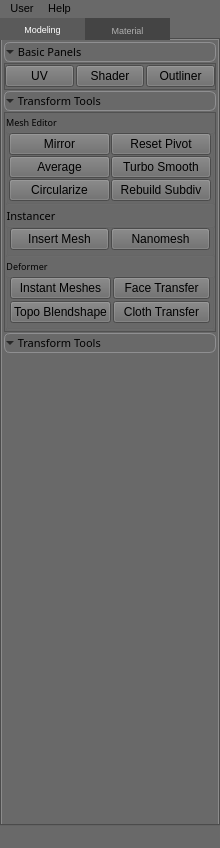
<?xml version="1.0" encoding="UTF-8"?>
<ui version="4.0">
 <class>LDMT_mainUI</class>
 <widget class="QMainWindow" name="LDMT_mainUI">
  <property name="geometry">
   <rect>
    <x>0</x>
    <y>0</y>
    <width>220</width>
    <height>848</height>
   </rect>
  </property>
  <property name="minimumSize">
   <size>
    <width>220</width>
    <height>200</height>
   </size>
  </property>
  <property name="maximumSize">
   <size>
    <width>300</width>
    <height>16777215</height>
   </size>
  </property>
  <property name="font">
   <font>
    <family>Segoe UI</family>
   </font>
  </property>
  <property name="windowTitle">
   <string>MainWindow</string>
  </property>
  <property name="styleSheet">
   <string notr="true">background-color: DimGrey;
</string>
  </property>
  <widget class="QWidget" name="LDMT_centralWidget">
   <property name="font">
    <font>
     <family>Segoe UI</family>
    </font>
   </property>
   <property name="styleSheet">
    <string notr="true">QWidget#LDMT_centralWidget{background-color: DimGrey;}</string>
   </property>
   <layout class="QVBoxLayout" name="verticalLayout">
    <property name="spacing">
     <number>0</number>
    </property>
    <property name="leftMargin">
     <number>0</number>
    </property>
    <property name="topMargin">
     <number>0</number>
    </property>
    <property name="rightMargin">
     <number>0</number>
    </property>
    <property name="bottomMargin">
     <number>0</number>
    </property>
    <item>
     <widget class="QTabWidget" name="LDMT_tabWidget">
      <property name="minimumSize">
       <size>
        <width>0</width>
        <height>100</height>
       </size>
      </property>
      <property name="font">
       <font>
        <family>Segoe UI Symbol</family>
        <pointsize>7</pointsize>
       </font>
      </property>
      <property name="styleSheet">
       <string notr="true">QTabWidget{background-color: DimGrey;}
QTabBar::tab {
    background-color: rgb(68,68,68); 
	width:85px;
	height: 22px;
	color: rgb(175,175,175);
}
QTabBar::tab:hover {
	color: white;
}
QTabBar::tab:selected {
    background-color: rgb(90,90,90); 
	height: 22px;
	color: white;
	width:85px;
}
</string>
      </property>
      <property name="currentIndex">
       <number>0</number>
      </property>
      <widget class="QWidget" name="LDMT_modelingTab">
       <property name="font">
        <font>
         <family>Segoe UI</family>
         <pointsize>8</pointsize>
        </font>
       </property>
       <property name="styleSheet">
        <string notr="true">QPushButton{color: rgb(0,0,0);
background-color: rgb(93, 171, 133);
border-style: solid;
border-width:1px;
border-radius:4px;
}
QPushButton:hover{background-color: rgb(113,208,162)};
background-color: DimGrey;
</string>
       </property>
       <attribute name="title">
        <string>Modeling</string>
       </attribute>
       <layout class="QVBoxLayout" name="verticalLayout_2">
        <property name="spacing">
         <number>0</number>
        </property>
        <property name="leftMargin">
         <number>0</number>
        </property>
        <property name="topMargin">
         <number>0</number>
        </property>
        <property name="rightMargin">
         <number>0</number>
        </property>
        <property name="bottomMargin">
         <number>0</number>
        </property>
        <item>
         <widget class="QScrollArea" name="scrollArea">
          <property name="minimumSize">
           <size>
            <width>0</width>
            <height>0</height>
           </size>
          </property>
          <property name="font">
           <font>
            <family>Segoe UI</family>
           </font>
          </property>
          <property name="styleSheet">
           <string notr="true">QScrollArea{border-style: None;background-color: DimGrey;}
</string>
          </property>
          <property name="verticalScrollBarPolicy">
           <enum>Qt::ScrollBarAsNeeded</enum>
          </property>
          <property name="horizontalScrollBarPolicy">
           <enum>Qt::ScrollBarAlwaysOff</enum>
          </property>
          <property name="sizeAdjustPolicy">
           <enum>QAbstractScrollArea::AdjustIgnored</enum>
          </property>
          <property name="widgetResizable">
           <bool>true</bool>
          </property>
          <widget class="QWidget" name="scrollAreaWidgetContents">
           <property name="geometry">
            <rect>
             <x>0</x>
             <y>0</y>
             <width>214</width>
             <height>782</height>
            </rect>
           </property>
           <property name="font">
            <font>
             <family>Segoe UI</family>
            </font>
           </property>
           <property name="styleSheet">
            <string notr="true">background-color: DimGrey;</string>
           </property>
           <layout class="QVBoxLayout" name="verticalLayout_4">
            <property name="spacing">
             <number>1</number>
            </property>
            <property name="leftMargin">
             <number>2</number>
            </property>
            <property name="topMargin">
             <number>2</number>
            </property>
            <property name="rightMargin">
             <number>2</number>
            </property>
            <property name="bottomMargin">
             <number>3</number>
            </property>
            <item>
             <widget class="QToolButton" name="toolButton">
              <property name="sizePolicy">
               <sizepolicy hsizetype="Preferred" vsizetype="Preferred">
                <horstretch>0</horstretch>
                <verstretch>0</verstretch>
               </sizepolicy>
              </property>
              <property name="minimumSize">
               <size>
                <width>0</width>
                <height>20</height>
               </size>
              </property>
              <property name="maximumSize">
               <size>
                <width>300</width>
                <height>20</height>
               </size>
              </property>
              <property name="font">
               <font>
                <family>Segoe UI Semilight</family>
                <pointsize>8</pointsize>
                <weight>50</weight>
                <bold>false</bold>
               </font>
              </property>
              <property name="layoutDirection">
               <enum>Qt::LeftToRight</enum>
              </property>
              <property name="styleSheet">
               <string notr="true">QToolButton { /* all types of tool button */
    border: 1px solid #8f8f91;
    border-radius: 6px;
    background-color: qlineargradient(x1: 0, y1: 0, x2: 0, y2: 1,
                                      stop: 0 #f6f7fa, stop: 1 #dadbde);
}
QToolButton:pressed {
    background-color: qlineargradient(x1: 0, y1: 0, x2: 0, y2: 1,
                                      stop: 0 #dadbde, stop: 1 #f6f7fa);
}
QToolButton::down-arrow:on {
	left:10px;
}</string>
              </property>
              <property name="text">
               <string> Basic Panels</string>
              </property>
              <property name="iconSize">
               <size>
                <width>6</width>
                <height>6</height>
               </size>
              </property>
              <property name="popupMode">
               <enum>QToolButton::DelayedPopup</enum>
              </property>
              <property name="toolButtonStyle">
               <enum>Qt::ToolButtonTextBesideIcon</enum>
              </property>
              <property name="autoRaise">
               <bool>false</bool>
              </property>
              <property name="arrowType">
               <enum>Qt::DownArrow</enum>
              </property>
             </widget>
            </item>
            <item>
             <widget class="QFrame" name="frame">
              <property name="minimumSize">
               <size>
                <width>200</width>
                <height>24</height>
               </size>
              </property>
              <property name="maximumSize">
               <size>
                <width>16777215</width>
                <height>50</height>
               </size>
              </property>
              <property name="font">
               <font>
                <family>Segoe UI</family>
               </font>
              </property>
              <property name="styleSheet">
               <string notr="true"/>
              </property>
              <property name="frameShape">
               <enum>QFrame::StyledPanel</enum>
              </property>
              <property name="frameShadow">
               <enum>QFrame::Raised</enum>
              </property>
              <layout class="QGridLayout" name="gridLayout_3">
               <property name="leftMargin">
                <number>0</number>
               </property>
               <property name="topMargin">
                <number>1</number>
               </property>
               <property name="rightMargin">
                <number>0</number>
               </property>
               <property name="bottomMargin">
                <number>2</number>
               </property>
               <property name="spacing">
                <number>2</number>
               </property>
               <item row="0" column="2">
                <widget class="QPushButton" name="pushButton_2">
                 <property name="minimumSize">
                  <size>
                   <width>0</width>
                   <height>22</height>
                  </size>
                 </property>
                 <property name="maximumSize">
                  <size>
                   <width>16777215</width>
                   <height>22</height>
                  </size>
                 </property>
                 <property name="font">
                  <font>
                   <family>Segoe UI</family>
                  </font>
                 </property>
                 <property name="text">
                  <string>Shader</string>
                 </property>
                </widget>
               </item>
               <item row="0" column="3">
                <widget class="QPushButton" name="pushButton_3">
                 <property name="minimumSize">
                  <size>
                   <width>0</width>
                   <height>22</height>
                  </size>
                 </property>
                 <property name="maximumSize">
                  <size>
                   <width>16777215</width>
                   <height>22</height>
                  </size>
                 </property>
                 <property name="font">
                  <font>
                   <family>Segoe UI</family>
                  </font>
                 </property>
                 <property name="text">
                  <string>Outliner</string>
                 </property>
                </widget>
               </item>
               <item row="0" column="1">
                <widget class="QPushButton" name="pushButton">
                 <property name="minimumSize">
                  <size>
                   <width>0</width>
                   <height>22</height>
                  </size>
                 </property>
                 <property name="maximumSize">
                  <size>
                   <width>16777215</width>
                   <height>22</height>
                  </size>
                 </property>
                 <property name="font">
                  <font>
                   <family>Segoe UI</family>
                  </font>
                 </property>
                 <property name="styleSheet">
                  <string notr="true"/>
                 </property>
                 <property name="text">
                  <string>UV</string>
                 </property>
                </widget>
               </item>
              </layout>
             </widget>
            </item>
            <item>
             <widget class="QToolButton" name="toolButton_2">
              <property name="sizePolicy">
               <sizepolicy hsizetype="Preferred" vsizetype="Preferred">
                <horstretch>0</horstretch>
                <verstretch>0</verstretch>
               </sizepolicy>
              </property>
              <property name="minimumSize">
               <size>
                <width>0</width>
                <height>20</height>
               </size>
              </property>
              <property name="maximumSize">
               <size>
                <width>16777215</width>
                <height>20</height>
               </size>
              </property>
              <property name="font">
               <font>
                <family>Segoe UI Semilight</family>
                <pointsize>8</pointsize>
                <weight>50</weight>
                <bold>false</bold>
               </font>
              </property>
              <property name="layoutDirection">
               <enum>Qt::LeftToRight</enum>
              </property>
              <property name="styleSheet">
               <string notr="true">QToolButton { /* all types of tool button */
    border: 1px solid #8f8f91;
    border-radius: 6px;
    background-color: qlineargradient(x1: 0, y1: 0, x2: 0, y2: 1,
                                      stop: 0 #f6f7fa, stop: 1 #dadbde);
}
QToolButton:pressed {
    background-color: qlineargradient(x1: 0, y1: 0, x2: 0, y2: 1,
                                      stop: 0 #dadbde, stop: 1 #f6f7fa);
}
QToolButton::menu-arrow {
    top: 1px; left: 10px; /* shift it a bit */
}</string>
              </property>
              <property name="text">
               <string> Transform Tools</string>
              </property>
              <property name="iconSize">
               <size>
                <width>6</width>
                <height>6</height>
               </size>
              </property>
              <property name="toolButtonStyle">
               <enum>Qt::ToolButtonTextBesideIcon</enum>
              </property>
              <property name="autoRaise">
               <bool>false</bool>
              </property>
              <property name="arrowType">
               <enum>Qt::DownArrow</enum>
              </property>
             </widget>
            </item>
            <item>
             <widget class="QFrame" name="frame_2">
              <property name="sizePolicy">
               <sizepolicy hsizetype="Preferred" vsizetype="Preferred">
                <horstretch>0</horstretch>
                <verstretch>0</verstretch>
               </sizepolicy>
              </property>
              <property name="minimumSize">
               <size>
                <width>0</width>
                <height>0</height>
               </size>
              </property>
              <property name="maximumSize">
               <size>
                <width>16777215</width>
                <height>220</height>
               </size>
              </property>
              <property name="font">
               <font>
                <family>Segoe UI</family>
               </font>
              </property>
              <property name="frameShape">
               <enum>QFrame::StyledPanel</enum>
              </property>
              <property name="frameShadow">
               <enum>QFrame::Raised</enum>
              </property>
              <layout class="QVBoxLayout" name="verticalLayout_3">
               <property name="spacing">
                <number>1</number>
               </property>
               <property name="leftMargin">
                <number>0</number>
               </property>
               <property name="topMargin">
                <number>1</number>
               </property>
               <property name="rightMargin">
                <number>0</number>
               </property>
               <property name="bottomMargin">
                <number>1</number>
               </property>
               <item>
                <widget class="QGroupBox" name="groupBox_2">
                 <property name="sizePolicy">
                  <sizepolicy hsizetype="Preferred" vsizetype="Fixed">
                   <horstretch>0</horstretch>
                   <verstretch>0</verstretch>
                  </sizepolicy>
                 </property>
                 <property name="minimumSize">
                  <size>
                   <width>0</width>
                   <height>0</height>
                  </size>
                 </property>
                 <property name="maximumSize">
                  <size>
                   <width>16777215</width>
                   <height>100</height>
                  </size>
                 </property>
                 <property name="font">
                  <font>
                   <family>Segoe UI Semilight</family>
                   <pointsize>7</pointsize>
                  </font>
                 </property>
                 <property name="layoutDirection">
                  <enum>Qt::LeftToRight</enum>
                 </property>
                 <property name="autoFillBackground">
                  <bool>false</bool>
                 </property>
                 <property name="styleSheet">
                  <string notr="true"/>
                 </property>
                 <property name="title">
                  <string>Mesh Editor</string>
                 </property>
                 <layout class="QGridLayout" name="gridLayout_7">
                  <property name="leftMargin">
                   <number>1</number>
                  </property>
                  <property name="topMargin">
                   <number>0</number>
                  </property>
                  <property name="rightMargin">
                   <number>1</number>
                  </property>
                  <property name="bottomMargin">
                   <number>1</number>
                  </property>
                  <property name="spacing">
                   <number>1</number>
                  </property>
                  <item row="1" column="0">
                   <widget class="QPushButton" name="pushButton_13">
                    <property name="minimumSize">
                     <size>
                      <width>0</width>
                      <height>0</height>
                     </size>
                    </property>
                    <property name="maximumSize">
                     <size>
                      <width>16777215</width>
                      <height>22</height>
                     </size>
                    </property>
                    <property name="font">
                     <font>
                      <family>Segoe UI</family>
                     </font>
                    </property>
                    <property name="text">
                     <string>Mirror</string>
                    </property>
                   </widget>
                  </item>
                  <item row="3" column="1">
                   <widget class="QPushButton" name="pushButton_15">
                    <property name="minimumSize">
                     <size>
                      <width>0</width>
                      <height>0</height>
                     </size>
                    </property>
                    <property name="maximumSize">
                     <size>
                      <width>16777215</width>
                      <height>22</height>
                     </size>
                    </property>
                    <property name="font">
                     <font>
                      <family>Segoe UI</family>
                     </font>
                    </property>
                    <property name="text">
                     <string>Turbo Smooth</string>
                    </property>
                   </widget>
                  </item>
                  <item row="4" column="0">
                   <widget class="QPushButton" name="pushButton_10">
                    <property name="minimumSize">
                     <size>
                      <width>0</width>
                      <height>0</height>
                     </size>
                    </property>
                    <property name="maximumSize">
                     <size>
                      <width>16777215</width>
                      <height>22</height>
                     </size>
                    </property>
                    <property name="font">
                     <font>
                      <family>Segoe UI</family>
                     </font>
                    </property>
                    <property name="text">
                     <string>Circularize</string>
                    </property>
                   </widget>
                  </item>
                  <item row="1" column="1">
                   <widget class="QPushButton" name="pushButton_12">
                    <property name="minimumSize">
                     <size>
                      <width>0</width>
                      <height>0</height>
                     </size>
                    </property>
                    <property name="maximumSize">
                     <size>
                      <width>16777215</width>
                      <height>22</height>
                     </size>
                    </property>
                    <property name="font">
                     <font>
                      <family>Segoe UI</family>
                     </font>
                    </property>
                    <property name="text">
                     <string>Reset Pivot</string>
                    </property>
                   </widget>
                  </item>
                  <item row="3" column="0">
                   <widget class="QPushButton" name="pushButton_11">
                    <property name="minimumSize">
                     <size>
                      <width>0</width>
                      <height>0</height>
                     </size>
                    </property>
                    <property name="maximumSize">
                     <size>
                      <width>16777215</width>
                      <height>22</height>
                     </size>
                    </property>
                    <property name="font">
                     <font>
                      <family>Segoe UI</family>
                     </font>
                    </property>
                    <property name="text">
                     <string>Average</string>
                    </property>
                   </widget>
                  </item>
                  <item row="4" column="1">
                   <widget class="QPushButton" name="pushButton_18">
                    <property name="minimumSize">
                     <size>
                      <width>0</width>
                      <height>0</height>
                     </size>
                    </property>
                    <property name="maximumSize">
                     <size>
                      <width>16777215</width>
                      <height>22</height>
                     </size>
                    </property>
                    <property name="font">
                     <font>
                      <family>Segoe UI</family>
                     </font>
                    </property>
                    <property name="text">
                     <string>Rebuild Subdiv</string>
                    </property>
                   </widget>
                  </item>
                 </layout>
                </widget>
               </item>
               <item>
                <widget class="QGroupBox" name="groupBox_3">
                 <property name="sizePolicy">
                  <sizepolicy hsizetype="Preferred" vsizetype="Preferred">
                   <horstretch>0</horstretch>
                   <verstretch>0</verstretch>
                  </sizepolicy>
                 </property>
                 <property name="minimumSize">
                  <size>
                   <width>0</width>
                   <height>0</height>
                  </size>
                 </property>
                 <property name="maximumSize">
                  <size>
                   <width>16777215</width>
                   <height>100</height>
                  </size>
                 </property>
                 <property name="font">
                  <font>
                   <family>Segoe UI Semilight</family>
                   <pointsize>8</pointsize>
                  </font>
                 </property>
                 <property name="title">
                  <string>Instancer</string>
                 </property>
                 <layout class="QGridLayout" name="gridLayout_8">
                  <property name="leftMargin">
                   <number>2</number>
                  </property>
                  <property name="topMargin">
                   <number>0</number>
                  </property>
                  <property name="rightMargin">
                   <number>2</number>
                  </property>
                  <property name="bottomMargin">
                   <number>4</number>
                  </property>
                  <property name="spacing">
                   <number>2</number>
                  </property>
                  <item row="0" column="0">
                   <widget class="QPushButton" name="pushButton_14">
                    <property name="minimumSize">
                     <size>
                      <width>0</width>
                      <height>0</height>
                     </size>
                    </property>
                    <property name="maximumSize">
                     <size>
                      <width>16777215</width>
                      <height>22</height>
                     </size>
                    </property>
                    <property name="font">
                     <font>
                      <family>Segoe UI</family>
                     </font>
                    </property>
                    <property name="text">
                     <string>Insert Mesh</string>
                    </property>
                   </widget>
                  </item>
                  <item row="0" column="1">
                   <widget class="QPushButton" name="pushButton_16">
                    <property name="minimumSize">
                     <size>
                      <width>0</width>
                      <height>0</height>
                     </size>
                    </property>
                    <property name="maximumSize">
                     <size>
                      <width>16777215</width>
                      <height>22</height>
                     </size>
                    </property>
                    <property name="font">
                     <font>
                      <family>Segoe UI</family>
                     </font>
                    </property>
                    <property name="text">
                     <string>Nanomesh</string>
                    </property>
                   </widget>
                  </item>
                 </layout>
                </widget>
               </item>
               <item>
                <widget class="QGroupBox" name="groupBox">
                 <property name="sizePolicy">
                  <sizepolicy hsizetype="Preferred" vsizetype="Preferred">
                   <horstretch>0</horstretch>
                   <verstretch>0</verstretch>
                  </sizepolicy>
                 </property>
                 <property name="minimumSize">
                  <size>
                   <width>0</width>
                   <height>50</height>
                  </size>
                 </property>
                 <property name="maximumSize">
                  <size>
                   <width>16777215</width>
                   <height>100</height>
                  </size>
                 </property>
                 <property name="font">
                  <font>
                   <family>Segoe UI Semilight</family>
                   <pointsize>7</pointsize>
                  </font>
                 </property>
                 <property name="title">
                  <string>Deformer</string>
                 </property>
                 <layout class="QGridLayout" name="gridLayout">
                  <property name="leftMargin">
                   <number>2</number>
                  </property>
                  <property name="topMargin">
                   <number>0</number>
                  </property>
                  <property name="rightMargin">
                   <number>2</number>
                  </property>
                  <property name="bottomMargin">
                   <number>4</number>
                  </property>
                  <property name="spacing">
                   <number>2</number>
                  </property>
                  <item row="0" column="0">
                   <widget class="QPushButton" name="pushButton_17">
                    <property name="minimumSize">
                     <size>
                      <width>0</width>
                      <height>0</height>
                     </size>
                    </property>
                    <property name="maximumSize">
                     <size>
                      <width>16777215</width>
                      <height>22</height>
                     </size>
                    </property>
                    <property name="font">
                     <font>
                      <family>Segoe UI</family>
                     </font>
                    </property>
                    <property name="text">
                     <string>Instant Meshes</string>
                    </property>
                   </widget>
                  </item>
                  <item row="0" column="1">
                   <widget class="QPushButton" name="pushButton_36">
                    <property name="minimumSize">
                     <size>
                      <width>0</width>
                      <height>0</height>
                     </size>
                    </property>
                    <property name="maximumSize">
                     <size>
                      <width>16777215</width>
                      <height>22</height>
                     </size>
                    </property>
                    <property name="font">
                     <font>
                      <family>Segoe UI</family>
                     </font>
                    </property>
                    <property name="text">
                     <string>Face Transfer</string>
                    </property>
                   </widget>
                  </item>
                  <item row="1" column="0">
                   <widget class="QPushButton" name="pushButton_30">
                    <property name="minimumSize">
                     <size>
                      <width>0</width>
                      <height>0</height>
                     </size>
                    </property>
                    <property name="maximumSize">
                     <size>
                      <width>16777215</width>
                      <height>22</height>
                     </size>
                    </property>
                    <property name="font">
                     <font>
                      <family>Segoe UI</family>
                     </font>
                    </property>
                    <property name="text">
                     <string>Topo Blendshape</string>
                    </property>
                   </widget>
                  </item>
                  <item row="1" column="1">
                   <widget class="QPushButton" name="pushButton_33">
                    <property name="minimumSize">
                     <size>
                      <width>0</width>
                      <height>0</height>
                     </size>
                    </property>
                    <property name="maximumSize">
                     <size>
                      <width>16777215</width>
                      <height>22</height>
                     </size>
                    </property>
                    <property name="font">
                     <font>
                      <family>Segoe UI</family>
                     </font>
                    </property>
                    <property name="text">
                     <string>Cloth Transfer</string>
                    </property>
                   </widget>
                  </item>
                 </layout>
                </widget>
               </item>
              </layout>
             </widget>
            </item>
            <item>
             <widget class="QToolButton" name="toolButton_3">
              <property name="sizePolicy">
               <sizepolicy hsizetype="Preferred" vsizetype="Preferred">
                <horstretch>0</horstretch>
                <verstretch>0</verstretch>
               </sizepolicy>
              </property>
              <property name="minimumSize">
               <size>
                <width>0</width>
                <height>20</height>
               </size>
              </property>
              <property name="maximumSize">
               <size>
                <width>16777215</width>
                <height>20</height>
               </size>
              </property>
              <property name="font">
               <font>
                <family>Segoe UI Semilight</family>
                <pointsize>8</pointsize>
                <weight>50</weight>
                <bold>false</bold>
               </font>
              </property>
              <property name="layoutDirection">
               <enum>Qt::LeftToRight</enum>
              </property>
              <property name="styleSheet">
               <string notr="true">QToolButton { /* all types of tool button */
    border: 1px solid #8f8f91;
    border-radius: 6px;
    background-color: qlineargradient(x1: 0, y1: 0, x2: 0, y2: 1,
                                      stop: 0 #f6f7fa, stop: 1 #dadbde);
}
QToolButton:pressed {
    background-color: qlineargradient(x1: 0, y1: 0, x2: 0, y2: 1,
                                      stop: 0 #dadbde, stop: 1 #f6f7fa);
}
QToolButton::menu-arrow {
    top: 1px; left: 10px; /* shift it a bit */
}</string>
              </property>
              <property name="text">
               <string> Transform Tools</string>
              </property>
              <property name="iconSize">
               <size>
                <width>6</width>
                <height>6</height>
               </size>
              </property>
              <property name="toolButtonStyle">
               <enum>Qt::ToolButtonTextBesideIcon</enum>
              </property>
              <property name="autoRaise">
               <bool>false</bool>
              </property>
              <property name="arrowType">
               <enum>Qt::DownArrow</enum>
              </property>
             </widget>
            </item>
            <item>
             <spacer name="verticalSpacer">
              <property name="orientation">
               <enum>Qt::Vertical</enum>
              </property>
              <property name="sizeHint" stdset="0">
               <size>
                <width>20</width>
                <height>40</height>
               </size>
              </property>
             </spacer>
            </item>
           </layout>
          </widget>
         </widget>
        </item>
       </layout>
      </widget>
      <widget class="QWidget" name="LDMT_materialTab">
       <property name="font">
        <font>
         <family>Segoe UI</family>
         <pointsize>8</pointsize>
        </font>
       </property>
       <attribute name="title">
        <string>Material</string>
       </attribute>
      </widget>
     </widget>
    </item>
   </layout>
  </widget>
  <widget class="QMenuBar" name="menubar">
   <property name="geometry">
    <rect>
     <x>0</x>
     <y>0</y>
     <width>220</width>
     <height>19</height>
    </rect>
   </property>
   <property name="font">
    <font>
     <pointsize>8</pointsize>
    </font>
   </property>
   <widget class="QMenu" name="menuCustom">
    <property name="font">
     <font>
      <family>Segoe UI</family>
     </font>
    </property>
    <property name="title">
     <string>User</string>
    </property>
    <addaction name="actionPreferences"/>
   </widget>
   <widget class="QMenu" name="menuHelp">
    <property name="font">
     <font>
      <family>Yu Gothic UI Semilight</family>
     </font>
    </property>
    <property name="tearOffEnabled">
     <bool>false</bool>
    </property>
    <property name="title">
     <string>Help</string>
    </property>
    <property name="separatorsCollapsible">
     <bool>false</bool>
    </property>
    <addaction name="actionAbout"/>
    <addaction name="actionUpdate"/>
   </widget>
   <addaction name="menuCustom"/>
   <addaction name="menuHelp"/>
  </widget>
  <widget class="QStatusBar" name="statusbar"/>
  <action name="actionPreferences">
   <property name="text">
    <string>Preferences</string>
   </property>
   <property name="font">
    <font>
     <family>Segoe UI</family>
     <pointsize>9</pointsize>
    </font>
   </property>
  </action>
  <action name="actionAbout">
   <property name="text">
    <string>About</string>
   </property>
   <property name="font">
    <font>
     <family>Segoe UI</family>
    </font>
   </property>
   <property name="iconVisibleInMenu">
    <bool>true</bool>
   </property>
  </action>
  <action name="actionUpdate">
   <property name="text">
    <string>Update</string>
   </property>
  </action>
 </widget>
 <resources/>
 <connections/>
</ui>
